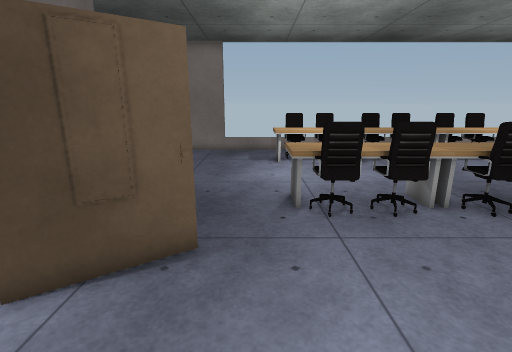
view 1 (above)

18 first-person views from a walk through a 3-D level made in the Unity game engine. The camera is 1.5 m above the floor, tilts 14° down and sees 85° across. Doors are open. The floor is counted in squares, 0.5 m on a side. Each view is taken from the middle of a square. On the plan, view 1 faces up. The plan holds only what a view shows up to about 20 squares ahead; the rest is blank. The place goes on beyond the plan. The player is left out. Some animated figures are left out. Some surface patterns are stand-ins.

view 2
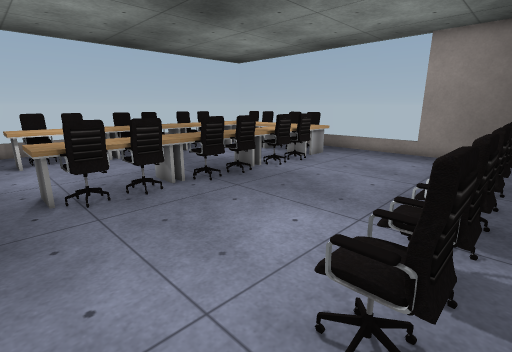

view 3
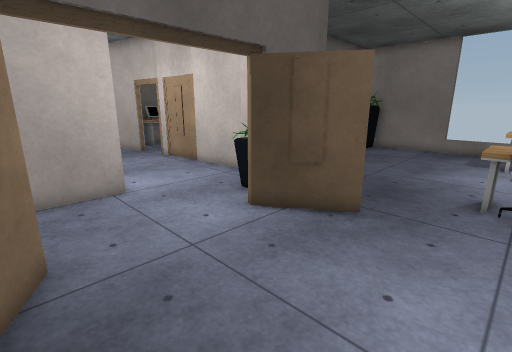

view 4
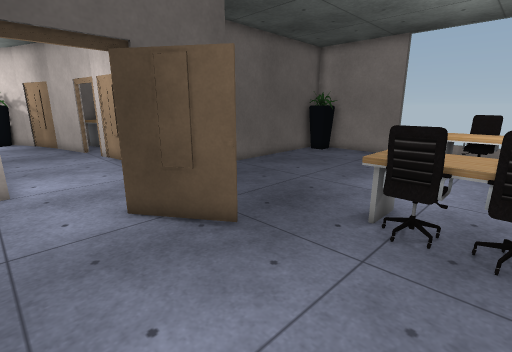

view 5
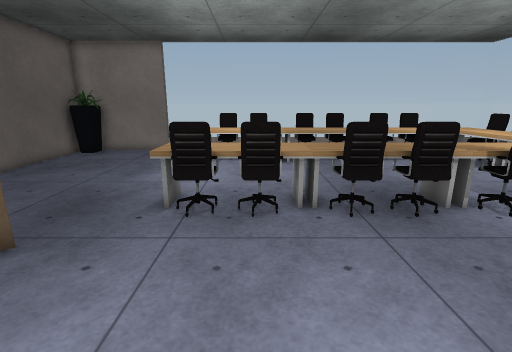

view 6
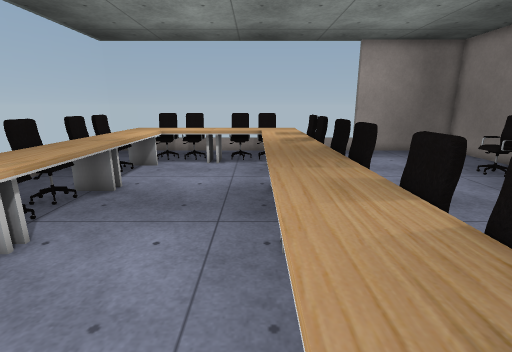

view 7
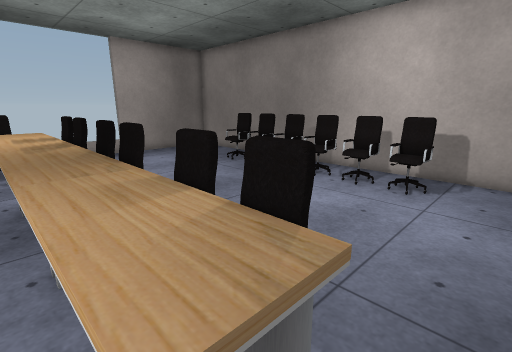

view 8
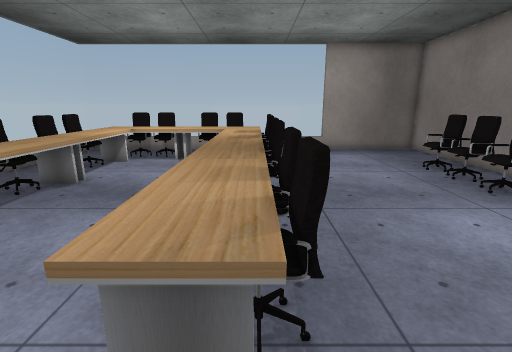

view 9
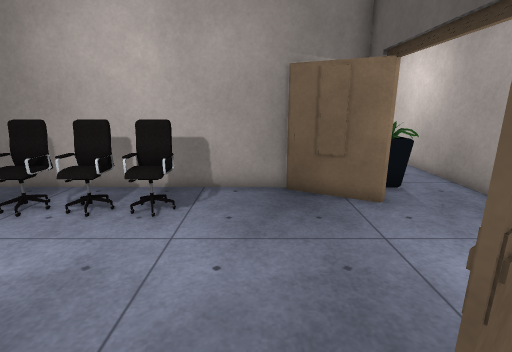

view 10
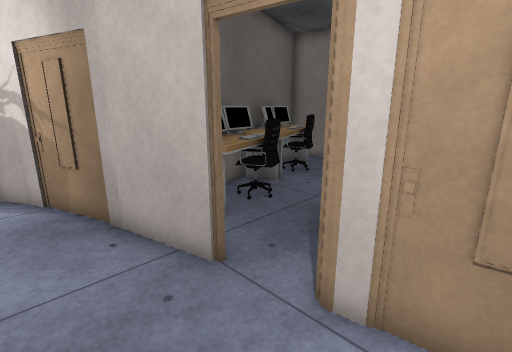

view 11
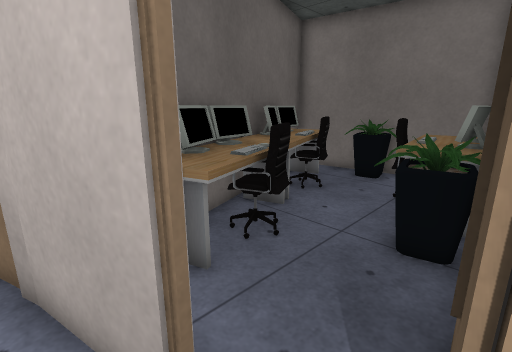

view 12
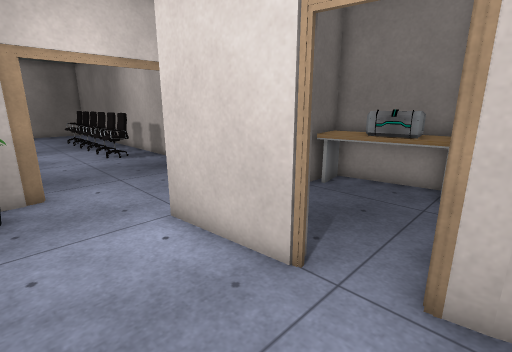

view 13
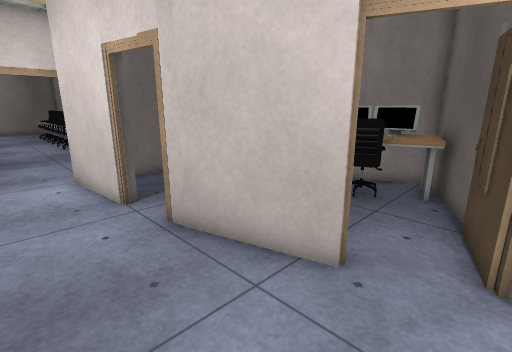

view 14
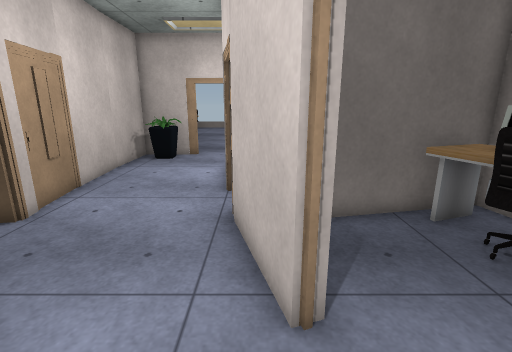

view 15
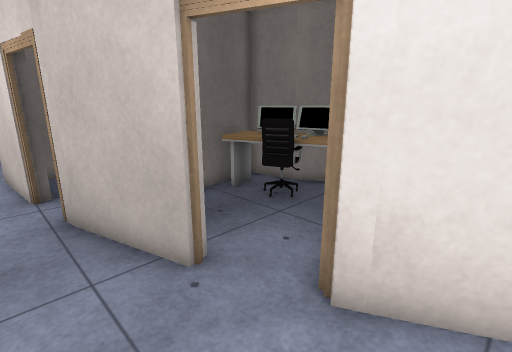

view 16
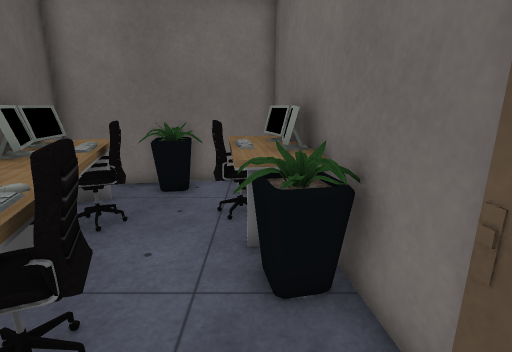

view 17
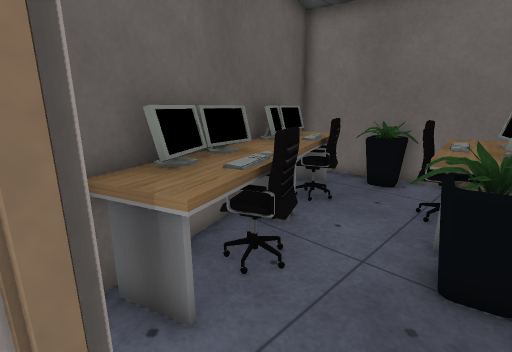

view 18
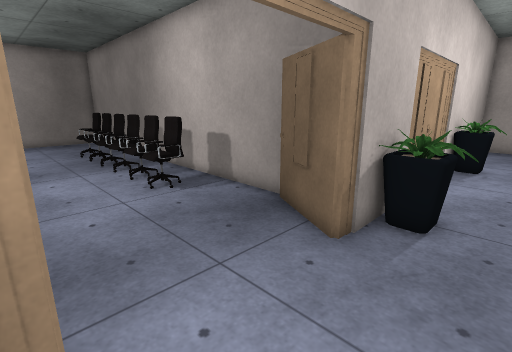

### Floor plan
Key: @ floor where view 1 was taken; # wall or solid block; . floor; = window, fence, low wall or low ledge; ^ raised ledge; C chair; P plant; K keyboard; O other object.
Columns run from 23 left of view 1 to 20 right of it. Each row starts with its distance up from view 1.
 20                ######======= ==== = ===== ==
 19                #P.........       ....   ...=
 18 ########       #P..........     ....   ..  =
 17  .PP.^^#       #.........CCCCCCCC^CCCC^^.. =
 16 =^...^^#       #........^^^^ ^^^^^^^^^^^C..
 15 #^^..CK#       #........^^^^^^^^^^^^^^^^C..=
 14 #^CC.CK#       #......................^^C..
 13 ##K..=^##      #......................^^C  =
 12 ##^^..P.#      #......................^^C..=
 11  #^^....#      #......................^^C..
 10  ##KC...#        ........^^^^^^^^^^^^^^^C..=
  9  ##K....#         ......^^^^^^^^^^^^^^^^C
  8   #^^...#          .....^CCCCCCCC^CCCC^^.  =
  7   #^....############.....CCC..CCC.CCC......=
  6   # ##..##.......PP#.......................=
  5 #####............PP####....................=
  4 #..................##......................=
  3 ..........................................##
  2 ..........................................##
  1    ........#####..........................#
  0  ....#####....##.......@..C.C.C.CCCCC.....#
 -1  ....#  # ....##.........CCCCCCCCCCCC.....#
 -2 ###.....# ....##...###....C.C.CCCC C .....#
 -3 ####....##....##..P########################
 -4    #....=#... ##.PP#
 -5    #.CCO^#^#O^^#...#
 -6    #^^O#^#^# ^##...#
 -7     #^##########...#

Where each view was taken, in squares from view 1:
view 1: 0 up, 0 right, facing up
view 2: 2 down, 0 right, facing up-right
view 3: 2 down, 2 right, facing up-left
view 4: 1 up, 4 right, facing up-left
view 5: 0 up, 4 right, facing up
view 6: 10 up, 0 right, facing right
view 7: 10 up, 0 right, facing down-right
view 8: 8 up, 1 left, facing right
view 9: 7 up, 0 right, facing down
view 10: 3 up, 13 left, facing up-left
view 11: 5 up, 15 left, facing up-left
view 12: 5 up, 15 left, facing down-right
view 13: 4 up, 21 left, facing down-right
view 14: 0 up, 22 left, facing right
view 15: 2 up, 23 left, facing down-right
view 16: 7 up, 17 left, facing up
view 17: 6 up, 16 left, facing up-left
view 18: 4 up, 7 left, facing down-right
